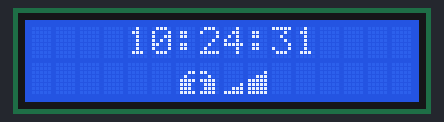
Simulated run of this sketch. Board: ESP8266 (NodeMCU). Shown: 16×2 character LCD. WiFi joins after 1.5 s; servers stay silent unless stated; network time is answered at once with the bench clock; the local clock reads 2024-03-15 10:24:30 at power-on unless the sketch sets it.

Above: at 1.8 s.
At 8.5 s:
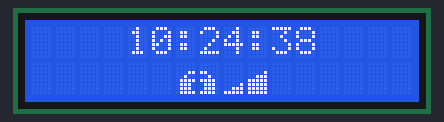
At 15.2 s:
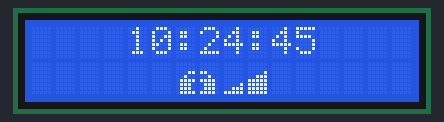
At 22.4 s:
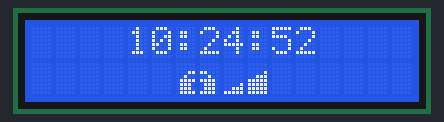
At 29.1 s:
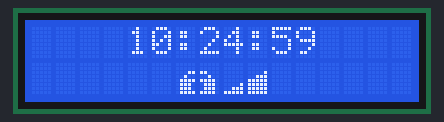
At 31.1 s:
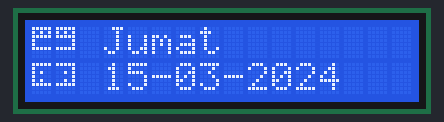

The sketch:

ESP8266-LicCrystal.ino
```cpp
#include <ESP8266WiFi.h>
#include <LiquidCrystal_I2C.h>
#include <WiFiUdp.h>
#include <NTPClient.h>
#include <TimeLib.h>

WiFiUDP ntpUDP;
NTPClient timeClient(ntpUDP, "asia.pool.ntp.org", 25200);

LiquidCrystal_I2C lcd(0x27,16,2);

const char* NamaHari[] = {"Minggu", "Senin", "Selasa", "Rabu", "Kamis", "Jumat", "Sabtu"};
char Format_Jam[] = "00:00";
char Format_Detik[] = "00";
char Format_Tanggal[] = "00-00-2007";
char Format_Tampilan_Jam[24];
char Format_Tampilan_Tanggal[28];
byte state, detik, menit, jam, hari, bulan;
int tahun;

// karakter
byte gembokKiri[] = {
  B00000,
  B00000,
  B00011,
  B00100,
  B01111,
  B01110,
  B01110,
  B01111,
};

byte gembokKanan[] = {
  B00000,
  B00000,
  B11000,
  B00100,
  B11110,
  B01110,
  B01110,
  B11110,
};

byte kalender_1[] = {
  0b11111, // header tebal
  0b10101, // cincin kiri-kanan
  0b11111, // garis pemisah
  0b10000,
  0b10000,
  0b11111,
  0b00000,
  0b00000
};

byte kalender_2[] = {
  0b11111,
  0b10101,
  0b11111,
  0b00001,
  0b00001,
  0b11111,
  0b00000,
  0b00000
};

byte kalender_3[] = {
  0b11111,
  0b10000,
  0b10100,
  0b10000,
  0b10100,
  0b11111,
  0b00000,
  0b00000
};

byte kalender_4[] = {
  0b11111,
  0b00001,
  0b00101,
  0b00001,
  0b00101,
  0b11111,
  0b00000,
  0b00000
};

byte wifiKiri[] = {
  B00000,
  B00000,
  B00000,
  B00000,
  B00000,
  B00001,
  B00111,
  B11111,
};

byte wifiKanan[] = {
  B00000,
  B00000,
  B00001,
  B00111,
  B11111,
  B11111,
  B11111,
  B11111,
};
void setup(){

  // inisialisasi lcd.
  lcd.init();
  lcd.backlight();
  lcd.clear();
  lcd.setContrast(75);

  // inisialisasi karakter
  lcd.createChar(0, gembokKiri);
  lcd.createChar(1, gembokKanan);
  lcd.createChar(2, kalender_1);
  lcd.createChar(3, kalender_2);
  lcd.createChar(4, kalender_3);
  lcd.createChar(5, kalender_4);
  lcd.createChar(6, wifiKiri);
  lcd.createChar(7, wifiKanan);
  // inisialisasi wifi.
  WiFi.begin("Ajiz", "AzizAziz2007");
  lcd.setCursor(2, 0);
  lcd.print("Connecting to");

  int state_counter = 0;
  while(WiFi.status() != WL_CONNECTED) {
    delay(1500);
    state_counter++;
    lcd.setCursor(2, 1);
    switch(state_counter) {
      case 0: lcd.clear(), lcd.print("ajiz's home");
      case 1: lcd.clear(),lcd.print("ajiz's home.");
      case 2: lcd.clear(),lcd.print("ajiz's home..");
      case 3: lcd.clear(),lcd.print("ajiz's home...");
    }
  }

  // inisialisasi timeclient.
  timeClient.begin();

}

void loop(){
  timeClient.update();
  unsigned long data_waktu = timeClient.getEpochTime();
  int Hari = timeClient.getDay();
  detik = second(data_waktu);

  if(state != detik)
  {
    hari = day(data_waktu);
    bulan = month(data_waktu);
    tahun = year(data_waktu);
    menit = minute(data_waktu);
    jam = hour(data_waktu);

    Format_Detik[1] = detik % 10 + 48;
    Format_Detik[0] = detik / 10 + 48;
    Format_Jam[4] = menit % 10 + 48;
    Format_Jam[3] = menit / 10 + 48;
    Format_Jam[1] = jam % 10 + 48;
    Format_Jam[0] = jam / 10 + 48;

    Format_Tanggal[0] = hari / 10 + 48;
    Format_Tanggal[1] = hari % 10 + 48;
    Format_Tanggal[3] = bulan / 10 + 48;
    Format_Tanggal[4] = bulan % 10 + 48;
    Format_Tanggal[8] = (tahun / 10) % 10 + 48;
    Format_Tanggal[9] = tahun % 10 % 10 + 48;

    if(detik < 6) {
      lcd.clear();
      lcd.setCursor(0, 0);
      lcd.write(byte(2));
      lcd.write(byte(3));
      lcd.setCursor(0, 1);
      lcd.write(byte(4));
      lcd.write(byte(5));
      lcd.setCursor(3, 0);
      lcd.print(NamaHari[Hari]);
      lcd.setCursor(3, 1);
      lcd.print(Format_Tanggal);
    } else {
      lcd.clear();
      lcd.setCursor(4, 0);
      String stringJam = String(Format_Jam) + ":" + Format_Detik;
      stringJam.toCharArray(Format_Tampilan_Jam, sizeof(Format_Tampilan_Jam));
      lcd.print(Format_Tampilan_Jam);

      lcd.setCursor(6, 1);
      lcd.write(byte(0));
      lcd.write(byte(1));
      lcd.write(byte(6));
      lcd.write(byte(7));
    }
  }
  delay(500);
}
```

Measured:
- what the display in image 0 shows lasts 0.5 s, from 1.7 s to 2.2 s
- what the display in image 2 shows lasts 1.1 s, from 15.1 s to 16.2 s
- what the display in image 4 shows lasts 2.0 s, from 29.1 s to 31.1 s
- what the display in image 5 shows lasts 5.2 s, from 31.1 s to 36.3 s
